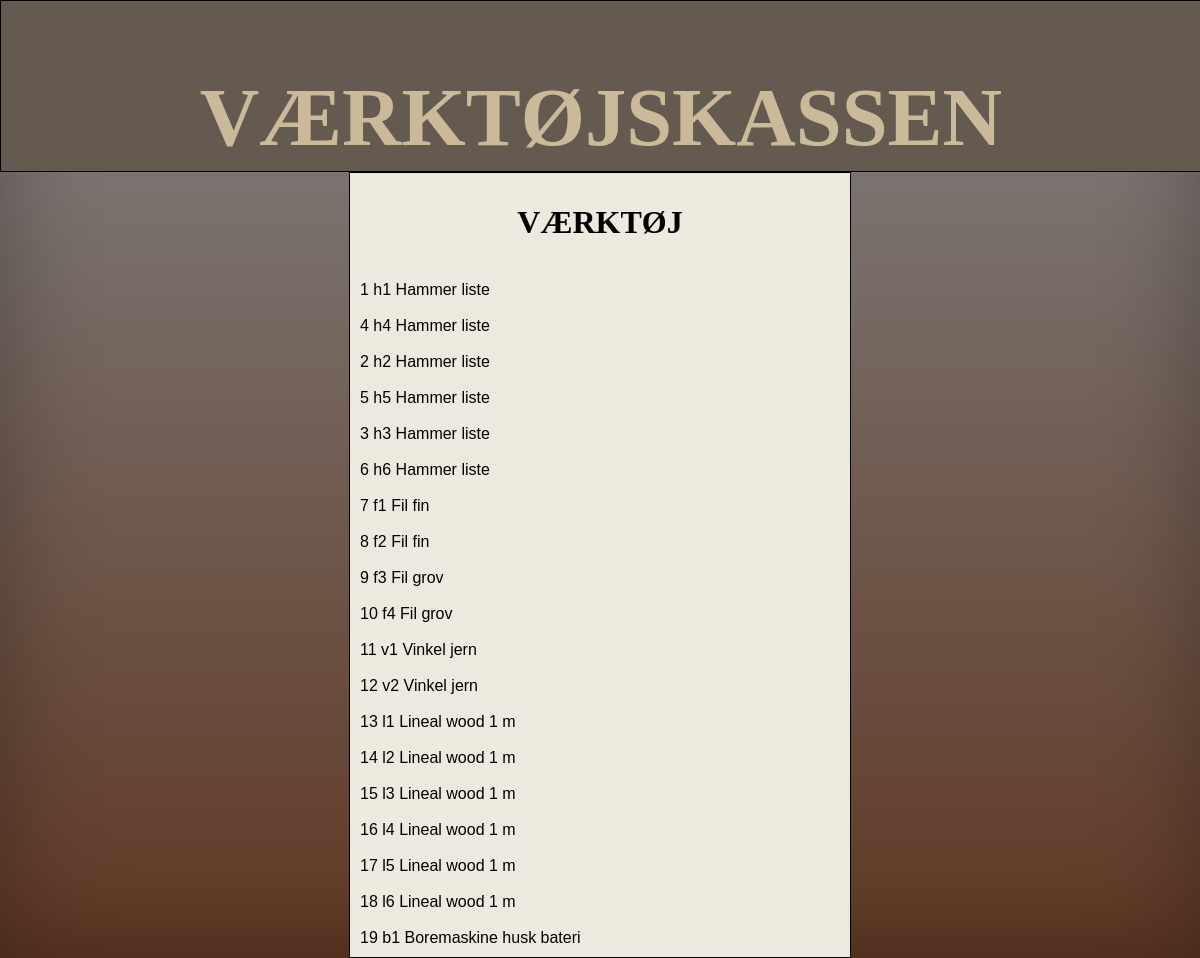
The page /verktoj.php on the database its author committed.
### tables this page shows
CREATE TABLE `tools` (
  `V_ID` int(11) NOT NULL,
  `Navn` tinytext NOT NULL,
  `Type` tinytext NOT NULL,
  `Specification` text NOT NULL
);

### verktoj.php (the view, shortened to what this page needs)
<!DOCTYPE html>
<html>
 <head>
			<link rel="stylesheet" href="style.css" type="text/css" >
</head>
<body>
<div id="header">
		<div id="logo"><a style="text-decoration:none" href="index.html">
            <h2>VÆRKTØJSKASSEN<h2></a></div>
</div>
            <div id="wrapper">
        <h1>VÆRKTØJ</h1>
<?php
$servername = "127.0.0.1";
$username = "root";
$password = "";
$dbname = "verktojskassen";
$conn = new mysqli($servername, $username, $password, $dbname);
$sql = "SELECT V_ID, Navn, Type, Specification FROM tools";
$result = $conn->query($sql);
if ($result->num_rows > 0) {
     while($row = $result->fetch_assoc()) {
    echo "<br>  ". $row["V_ID"].
            "  ". $row["Navn"].
            "  " . $row["Type"].
            "  " . $row["Specification"].
            "<br>";
     }
} else {
     echo "0 results";
}
?>
</body>
</html>

### style.css (style rules this page uses)
body { padding: 0px; width: 100%; height:100%; margin: auto; font-family: Arial; }
html { background-image: linear-gradient(#808080, #603823); box-shadow: inset 0 0 100px hsla(0,0%,0%,.3); position: absolute; padding:; width: 100%; min-height: 100%; }
#header { border: 1px solid black; width: 100%; height: 150px; background: #645a4f; position: relative; padding-bottom: 20px; }
#header a { color: #cbba9a; font-family: Trebuchet MS; font-size: 55px; position: relative; text-align: center; margin-left: auto; margin-right: auto; }
#wrapper { width: 40%; height: auto; border: 1px solid black; margin: auto; background-color: #ede9de; padding: 10px; }
#wrapper h1 { text-align:center; font-family:verdana; }

### rows shown on the page
tools: V_ID "1", Navn "h1", Type "Hammer", Specification "liste"
tools: V_ID "4", Navn "h4", Type "Hammer", Specification "liste"
tools: V_ID "2", Navn "h2", Type "Hammer", Specification "liste"
tools: V_ID "5", Navn "h5", Type "Hammer", Specification "liste"
tools: V_ID "3", Navn "h3", Type "Hammer", Specification "liste"
tools: V_ID "6", Navn "h6", Type "Hammer", Specification "liste"
tools: V_ID "7", Navn "f1", Type "Fil", Specification "fin"
tools: V_ID "8", Navn "f2", Type "Fil", Specification "fin"
tools: V_ID "9", Navn "f3", Type "Fil", Specification "grov"
tools: V_ID "10", Navn "f4", Type "Fil", Specification "grov"
tools: V_ID "11", Navn "v1", Type "Vinkel", Specification "jern"
tools: V_ID "12", Navn "v2", Type "Vinkel", Specification "jern"
tools: V_ID "13", Navn "l1", Type "Lineal", Specification "wood 1 m"
tools: V_ID "14", Navn "l2", Type "Lineal", Specification "wood 1 m"
tools: V_ID "15", Navn "l3", Type "Lineal", Specification "wood 1 m"
tools: V_ID "16", Navn "l4", Type "Lineal", Specification "wood 1 m"
tools: V_ID "17", Navn "l5", Type "Lineal", Specification "wood 1 m"
tools: V_ID "18", Navn "l6", Type "Lineal", Specification "wood 1 m"
tools: V_ID "19", Navn "b1", Type "Boremaskine", Specification "husk bateri"
